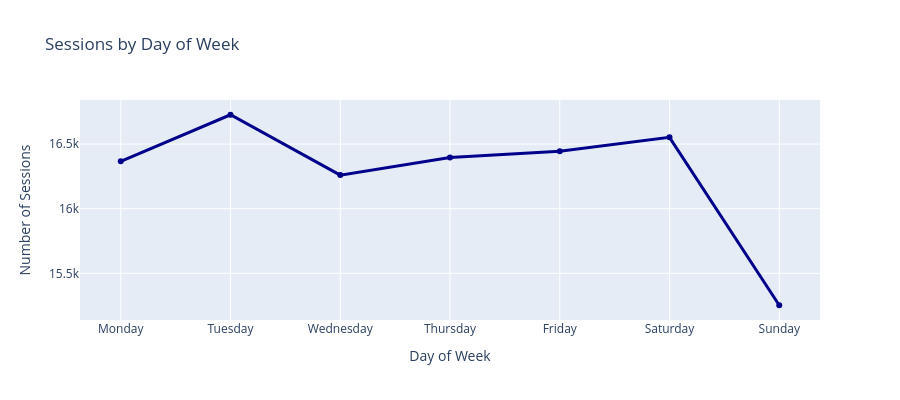

Here is the notebook cell this chart was saved with:
### Code cell
# Visualize Weekly Patterns
fig = px.line(daily_usage, x='day_name', y='num_sessions', 
              title='Sessions by Day of Week',
              markers=True,
              labels={'num_sessions': 'Number of Sessions', 'day_name': 'Day of Week'})
fig.update_traces(line_color='darkblue', line_width=3)
fig.update_layout(height=400)
fig.show()

### Figure 1 — Plotly figure (JSON) as saved in the notebook; plotly's stock layout.template omitted (floating-point values rounded to 4 significant figures)
{"data": [{"hovertemplate": "Day of Week=%{x}<br>Number of Sessions=%{y}<extra></extra>", "legendgroup": "", "line": {"color": "darkblue", "dash": "solid", "width": 3}, "marker": {"symbol": "circle"}, "mode": "lines+markers", "name": "", "orientation": "v", "showlegend": false, "type": "scatter", "x": ["Monday", "Tuesday", "Wednesday", "Thursday", "Friday", "Saturday", "Sunday"], "xaxis": "x", "y": [16367, 16727, 16260, 16396, 16445, 16552, 15253], "yaxis": "y"}], "layout": {"height": 400, "legend": {"tracegroupgap": 0}, "title": {"text": "Sessions by Day of Week"}, "xaxis": {"anchor": "y", "domain": [0, 1], "title": {"text": "Day of Week"}}, "yaxis": {"anchor": "x", "domain": [0, 1], "title": {"text": "Number of Sessions"}}}}
